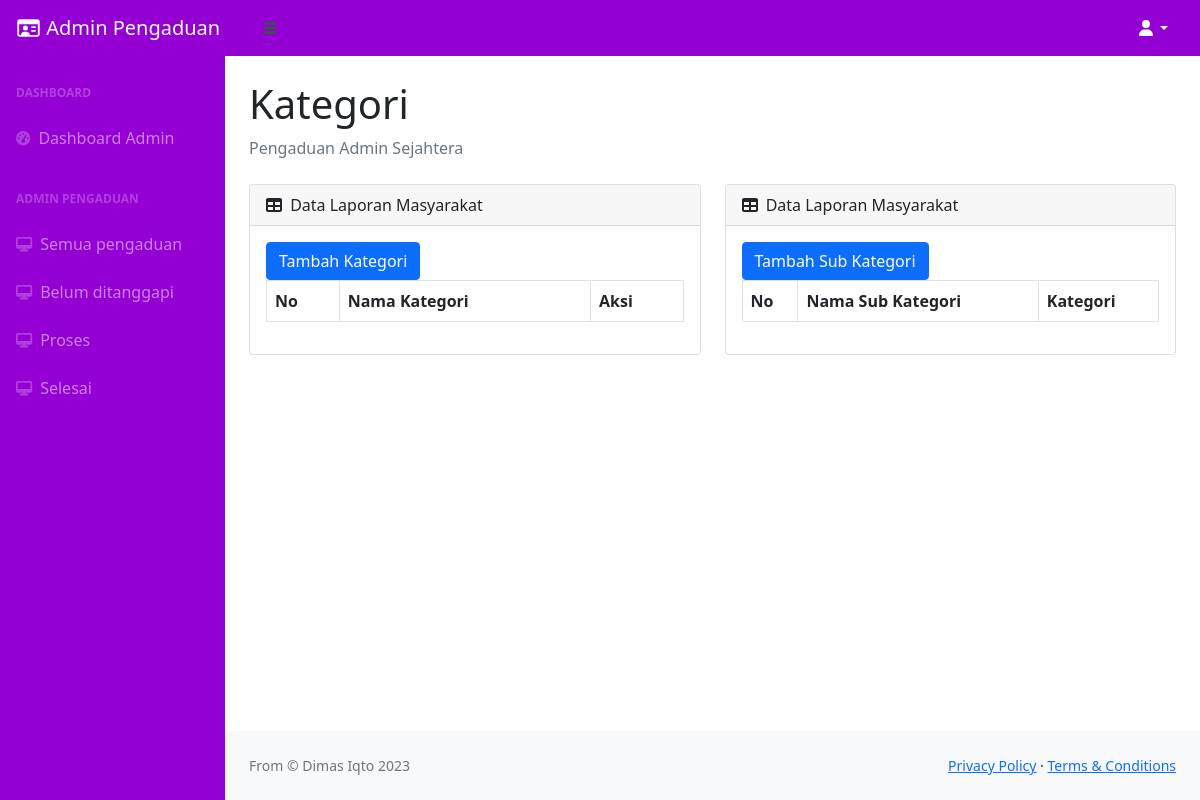
The page /Admin/kategori on the database as committed earlier.
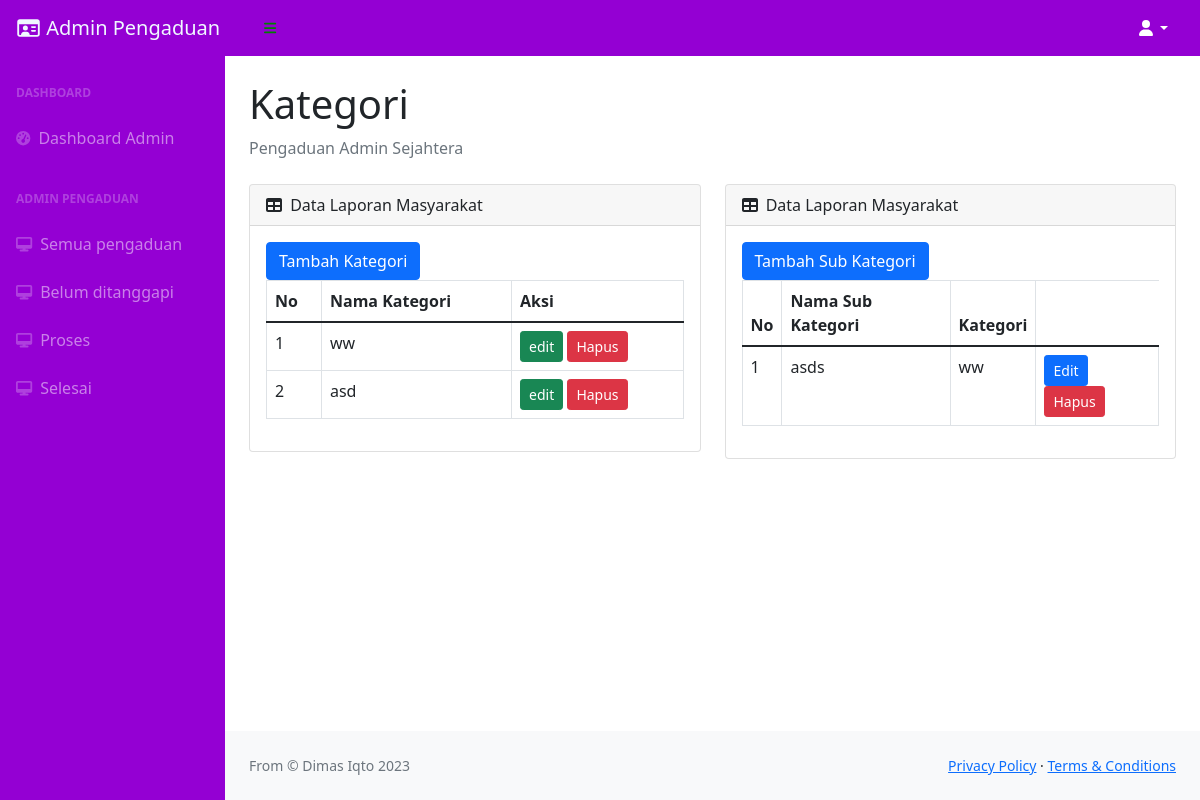
The same page on the database as committed later.
### tables this page shows
CREATE TABLE `kategori` (
  `id_kategori` int(11) NOT NULL,
  `kategori` varchar(128) NOT NULL
);

CREATE TABLE `subkategori` (
  `id_subkategori` int(11) NOT NULL,
  `id_kategori` int(11) NOT NULL,
  `subkategori` varchar(255) NOT NULL
);

### application/controllers/Admin.php (called while the page is built, shortened)
<?php
class Admin extends CI_Controller
{
        public function kategori()
        {
                $data['kategori'] = $this->db->get('kategori')->result_array();
                $data['subkategori'] = $this->M_admin->subkategori()->result_array();
                $data['user']  = $this->db->get_where('petugas', ['username' => $this->session->userdata('username')])->row_array();
                $this->load->view('templates_admin/header', $data);
                $this->load->view('templates_admin/topbar');
                $this->load->view('templates_admin/sidebar');
                $this->load->view('Dashboard_admin/kategori', $data);
                $this->load->view('templates_admin/footer');
        }
}

### index.php (called while the page is built, shortened)
<?php
require_once BASEPATH.'core/CodeIgniter.php';

### application/models/M_admin.php (called while the page is built, shortened)
<?php
class M_admin extends CI_Model
{
    public function subkategori(){
        $this->db->select('*');
        $this->db->from('subkategori');
        $this->db->join('kategori','kategori.id_kategori=subkategori.id_kategori');
        return $this->db->get();
    }
}

### application/views/Dashboard_admin/kategori.php (the view, shortened to what the changed rows need)
<div id="layoutSidenav_content">
    <main>
        <div class="container-fluid px-4">
            <h1 class="mt-4">Kategori</h1>
            <div class="row">
                <div class="col-md-6">
                    <div class="card mb-4">
                        <div class="card-body">
                            <table class="table table-bordered">
                                <thead>
                                    <tr>
                                        <th>No</th>
                                        <th>Nama Kategori</th>
                                        <th>Aksi</th>
                                    </tr>
                                </thead>
                                <tbody>
                                    <?php
                                    $no = 1;
                                    foreach ($kategori as $k) : ?>
                                        <tr>
                                            <td><?= $no ?></td>
                                            <td><?= $k['kategori'] ?></td>
                                            <td><button class="btn btn-success btn-sm" data-bs-toggle="modal" data-bs-target="#editKategoriModal<?= $k['id_kategori'] ?>">edit</button>
                                                <button class="btn btn-danger btn-sm" data-bs-toggle="modal" data-bs-target="#hapusKategoriModal<?= $k['id_kategori'] ?>">Hapus</button>
                                            </td>
                                        </tr>
                                    <?php
                                        $no++;
                                    endforeach ?>
                                </tbody>
                            </table>
                        </div>
                    </div>
                </div>
                <div class="col-md-6">
                    <div class="card mb-4">
                        <div class="card-body">
                            <table class="table table-bordered">
                                <thead>
                                    <tr>
                                        <th>No</th>
                                        <th>Nama Sub Kategori</th>
                                        <th>Kategori</th>
                                    </tr>
                                </thead>
                                <tbody>
                                    <?php
                                    $no = 1;
                                    foreach ($subkategori as $k) : ?>
                                        <tr>
                                            <td><?= $no ?></td>
                                            <td><?= $k['subkategori'] ?></td>
                                            <td><?= $k['kategori'] ?></td>
                                            <td>
                                                <button class="btn btn-sm btn-primary" data-bs-toggle="modal" data-bs-target="#editSubKategoriModal<?= $k['id_subkategori'] ?>">Edit</button>
                                                <button class="btn btn-sm btn-danger" data-bs-toggle="modal" data-bs-target="#hapusSubKategoriModal<?= $k['id_subkategori'] ?>">Hapus</button>
                                            </td>
                                        </tr>
                                    <?php
                                        $no++;
                                    endforeach ?>
                                </tbody>
                            </table>
                        </div>
                    </div>
                </div>
            </div>
        </div>
    </main>

Rows that differ between the two databases and show on the page:
added kategori: kategori "ww"
added kategori: kategori "asd"
added subkategori: subkategori "asds", id_kategori.kategori "ww"
